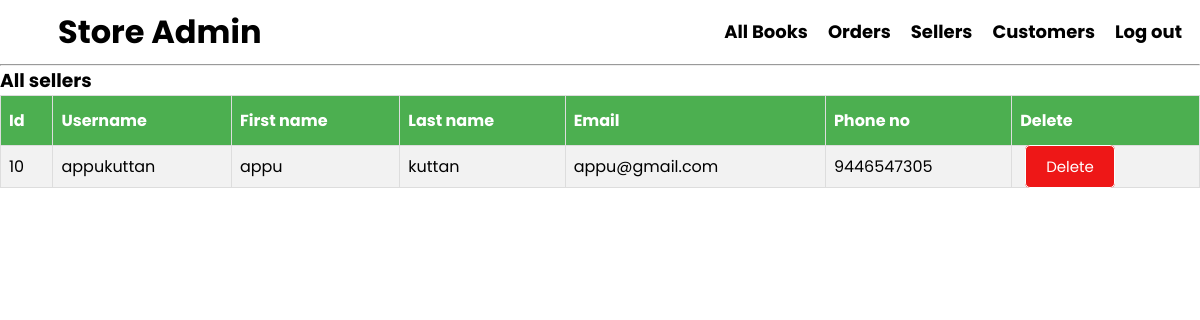
The page /admin/sellers.php (signed in) on the database its author committed.
### tables this page shows
CREATE TABLE IF NOT EXISTS `users` (
  `usersId` int NOT NULL AUTO_INCREMENT,
  `username` varchar(128) NOT NULL,
  `fname` varchar(128) NOT NULL,
  `lname` varchar(128) NOT NULL,
  `email` varchar(128) NOT NULL,
  `phoneno` varchar(128) NOT NULL,
  `userpass` varchar(200) NOT NULL,
  `auth` int DEFAULT '2',
  PRIMARY KEY (`usersId`),
  UNIQUE KEY `userpass` (`userpass`)
);

### backend/function.inc.php (called while the page is built, shortened)
<?php
function getBooks($conn,$sql){
  $stmt = mysqli_stmt_init($conn);
  if (!mysqli_stmt_prepare($stmt,$sql)){
   echo("statement failed");
    exit();
  }
  mysqli_stmt_execute($stmt);
  $resultData = mysqli_stmt_get_result($stmt);
  if(mysqli_num_rows($resultData)>0){
    $result = $resultData;
    return $result;
  }
  else{
    $result = false;
    return $result;
  }
}

### admin/sellers.php (the view, shortened to what this page needs)
<?php
require "../templates/adminnav.php";
require "../backend/dbh.inc.php";
require "../backend/function.inc.php";
?>
  <?php
      $sql="select * from users where auth = 1;";
      $products=getBooks($conn,$sql);
      if($products!==false){
        echo('
        <h3>All  sellers</h3>
        <table id="customers">
        <tr>
          <th>Id</th>
          <th>Username</th>
          <th>First name</th>
          <th>Last name</th>
          <th>Email</th>
          <th>Phone no</th>
          <th>Delete</th>
        </tr>
        ');
        while($row = mysqli_fetch_assoc($products)){
          echo('
          <tr>
          <td>'.$row['usersId'].'</td>
          <td>'.$row['username'].'</td>
          <td>'.$row['fname'].'</td>
          <td>'.$row['lname'].'</td>
          <td>'.$row['email'].'</td>
          <td>'.$row['phoneno'].'</td>
          <td><a class = "button btn_red" href="./functions.php?sellerid='.$row["usersId"].'&sellername='.$row["username"].'">Delete</a></td>
        </tr>
        ');
        }
      }
      else{
          echo('
         <h4>You have no orders :( </h4>
         ');
      }
       ?>
</table>

### style/styles.css (style rules this page uses)
* { font-family: 'Poppins', sans-serif; color:black; text-decoration: none; margin: 0px; }
.button { background-color: #4C8FFB; border:1px solid; color:rgb(255, 255, 255); font-size:15px; padding: 10px 20px; margin:5px; border-radius:5px; outline:none; cursor: pointer }
.btn_red { background-color: rgb(238, 23, 23); }
#customers { border-collapse: collapse; width: 100%; }
#customers td, #customers th { border: 1px solid #ddd; padding: 8px; }
#customers tr:nth-child(even) { background-color: #f2f2f2; }
#customers th { padding-top: 12px; padding-bottom: 12px; text-align: left; background-color: #4CAF50; color: white; }

### rows shown on the page
users: usersId "10", username "appukuttan", fname "appu", lname "kuttan", email "appu@gmail.com", phoneno "9446547305"
